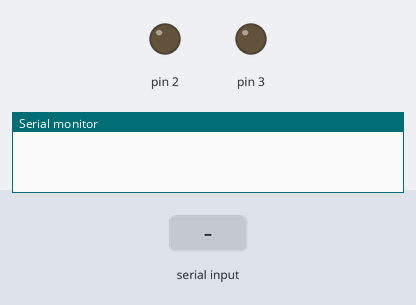
A sketch run on a simulated Arduino Uno, built with avr-gcc and run on an emulated ATmega328P. On the bench: output pins drawn as LEDs (lit = HIGH), the last lines printed to the serial monitor. The inputs (shaded band) are chosen by the test bench.

Above: at 1.2 s.
1.3 s: "1" received over Serial
At 2.4 s:
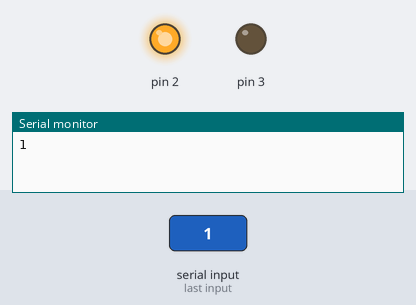
2.8 s: "2" received over Serial
At 3.5 s:
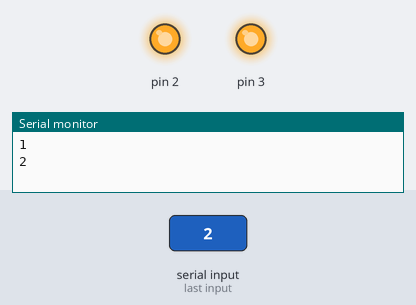
4.3 s: "a" received over Serial
At 4.7 s:
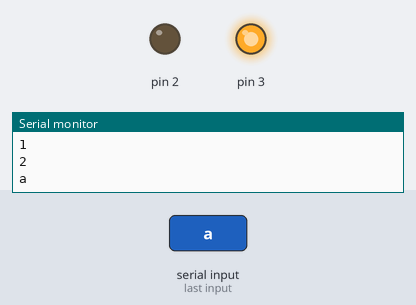
5.8 s: "3" received over Serial
At 7.0 s:
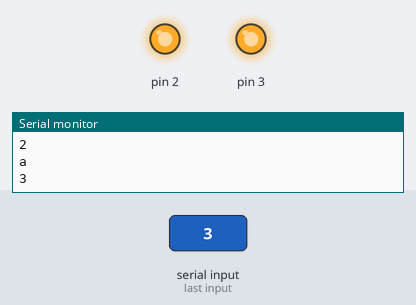
Timing chart, 0 to 8.3 s (numbered marks = the images above; inputs shaded):
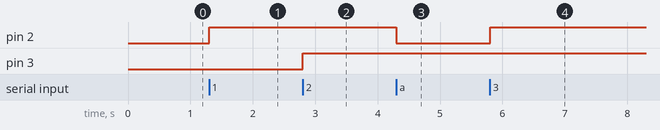

The sketch:

lampu.ino
```cpp
char val;
void setup() {
  pinMode(2,OUTPUT);
  pinMode(3,OUTPUT);
  //pinMode(4,OUTPUT);
  //pinMode(5,OUTPUT);
  Serial.begin(9600);
}

void loop() {
if( Serial.available() >0 ) {
    val = Serial.read();
    Serial.println(val);
}
  if( val == '1' ) {
    digitalWrite(2,HIGH); }
  else if( val == '2' ) {
    digitalWrite(3,HIGH); }
  else if( val == '6' ) {
    digitalWrite(4,HIGH); }
  else if( val == '4' ) {
    digitalWrite(5,HIGH); }
  else if( val == '3' ) {
    digitalWrite(2,HIGH);
    digitalWrite(3,HIGH);
    //digitalWrite(4,HIGH);
    //digitalWrite(5,HIGH);
 }
  else if( val == 'a' ) {
    digitalWrite(2,LOW); }
  else if( val == 'b' ) {
    digitalWrite(3,LOW); }
  /*else if( val == 'C' ) {
   digitalWrite(4,LOW); }
  else if( val == 'D' ) {
    digitalWrite(5,LOW); }*/
  else if( val == 'c' ){
    digitalWrite(2,LOW);
    digitalWrite(3,LOW);
    //digitalWrite(4,LOW);
    //digitalWrite(5,LOW);
  }
}
```

Measured:
- after the input at 1.3 s, pin 2: LOW → HIGH at once
- after the input at 2.8 s, pin 3: LOW → HIGH at once
- after the input at 4.3 s, pin 2: HIGH → LOW at once
- after the input at 5.8 s, pin 2: LOW → HIGH at once
